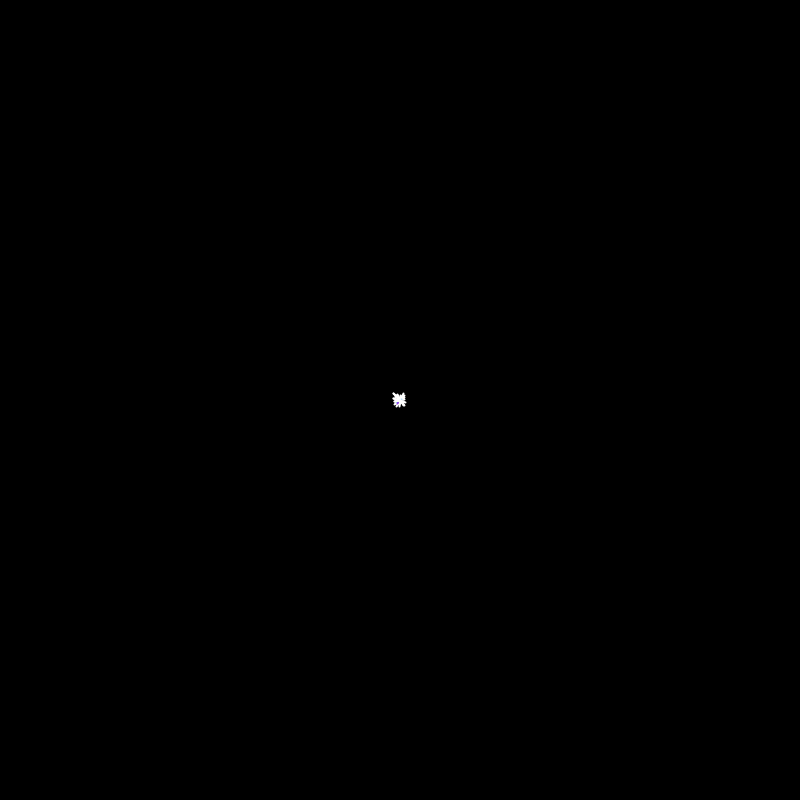
Frame 1 (no input)
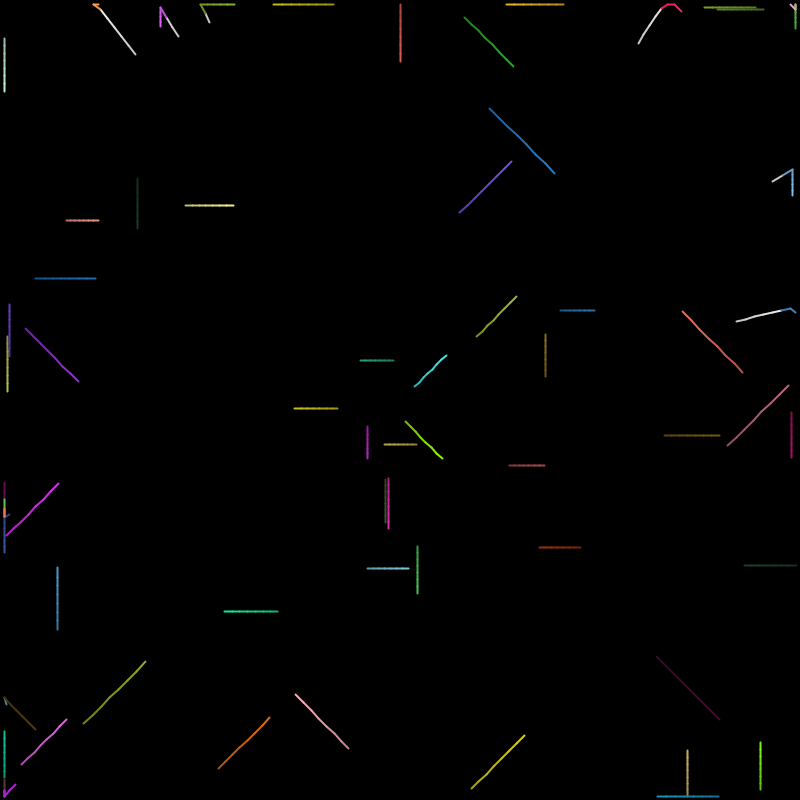
Frame 60 (the mouse pressed at the canvas centre just before this capture)
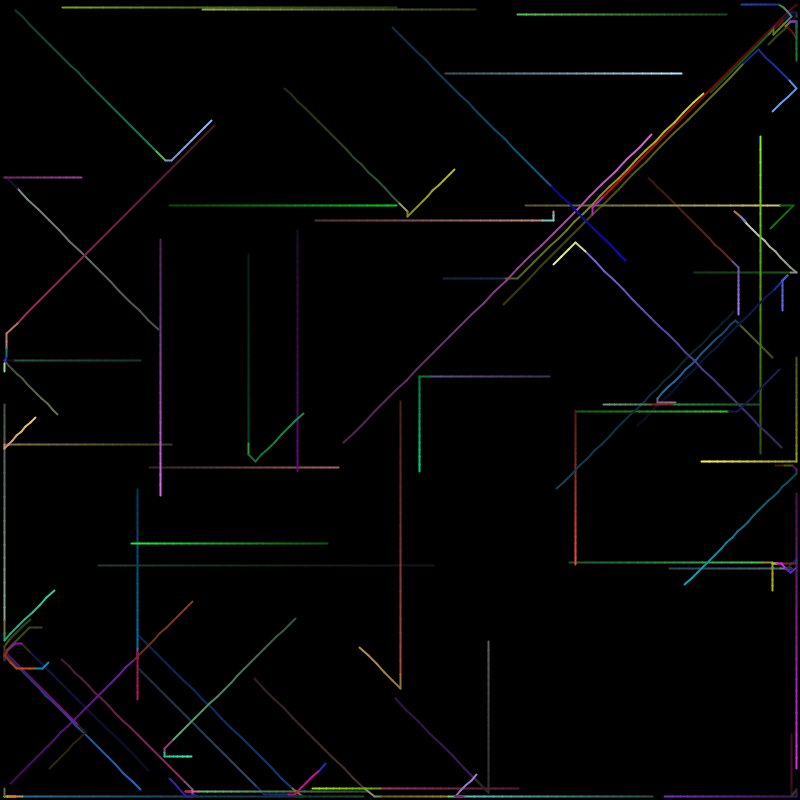
Frame 120 (the mouse held since frame 60 and released just before this capture)

The Processing sketch that drew these frames (run headless with seeded random() and noise(); from frame 60 on, the mouse is pressed at the canvas centre):

// Processing sketch: Line
// ── Line.pde
static final int RIDER_COUNT = 60;
ArrayList<Rider> riders = new ArrayList();
float alpha = 10;

void setup() {
  background(0);
  size(800, 800);
  
  for (int i = 0; i < RIDER_COUNT; i++) {
    Rider rider = new Rider(width / 2, height / 2, random(4, 8));
    riders.add(rider);
  }
}

void draw() {
  noStroke();
  fill(0, alpha);
  rect(0, 0, width, height);
  
  fill(255);
  
  for (Rider rider : riders) {
    rider.update();
    rider.check();
    rider.display(); 
  }
  
  println("color : " + get(mouseX, mouseY));
}
// ── Rider.pde
class Rider {
  static final int MAX_STEP = 5;
  static final color BLACK = -16777216;
  float SPEED; 
  float x, y;
  float pastX, pastY;
  float speedX, speedY;
  float radius;
  int step = 0;
  color currentColor;
  float acceleration = 0.1;
  float dirX, dirY;
  
  Rider(float x, float y, float speed) {
    this.x = pastX = x;
    this.y = pastY= y;
    SPEED = speed;
    speedX = SPEED;
    speedY = SPEED;
    radius = 4;
    currentColor = -1;
    dirX = random(-1, 1);
    dirY = random(-1, 1);
  }
  
  void update() {
    speedX += acceleration;
    speedY += acceleration; //<>//
    x += speedX * dirX;
    y += speedY * dirY;
  }
  
  void check() {
    if (step > MAX_STEP) {
      //updateDir();
      step = 0;
      
    } else {
      color col = get((int)(x + speedX * dirX), (int)(y + speedY * dirY));
      //color col = get((int)x, (int)y);
      if (col != BLACK&& col != currentColor) {
        currentColor = color(random(255),random(255),random(255));
        updateDir();
        speedX = SPEED;
        speedY = SPEED;
        alpha = 255;
      } else {
        alpha = 10;
      }
    }
    if (x < radius) {
      dirX *= -1;
      x = radius;
      
    } else if (x > width - radius) {
      dirX *= -1;
      x = width - radius;
    }
    if (y < radius) {
      dirY *= -1;
      y = radius;
        
    } else if(y > height - radius) {
      dirY *= -1;
      y = height - radius;
    }
    if (random(100) < 10) {
      step++;
    }
  }
  
  void display() {
    fill(currentColor, 200);
    stroke(currentColor);
    strokeWeight(2);
    line(x, y, pastX, pastY);
    
    pastX = x;
    pastY = y;
  }
  
  void updateDir() {
    int rand = round(random(7));
    
    switch (rand) {
      case 0:
        dirX = 0;
        dirY = -1;
        break;
        
      case 1:
        dirX = 1;
        dirY = -1;
        break;
        
      case 2:
        dirX = 1;
        dirY = 0;
        break;
        
      case 3:
        dirX = 1;
        dirY = 1;
        break;
        
      case 4:
        dirX = 0;
        dirY = 1;
        break;
        
      case 5:
        dirX = -1;
        dirY = 1;
        break;
        
      case 6:
        dirX = -1;
        dirY = 0;
        break;
        
      case 7:
        dirX = -1;
        dirY = -1;
        break;
    }
  }
}
